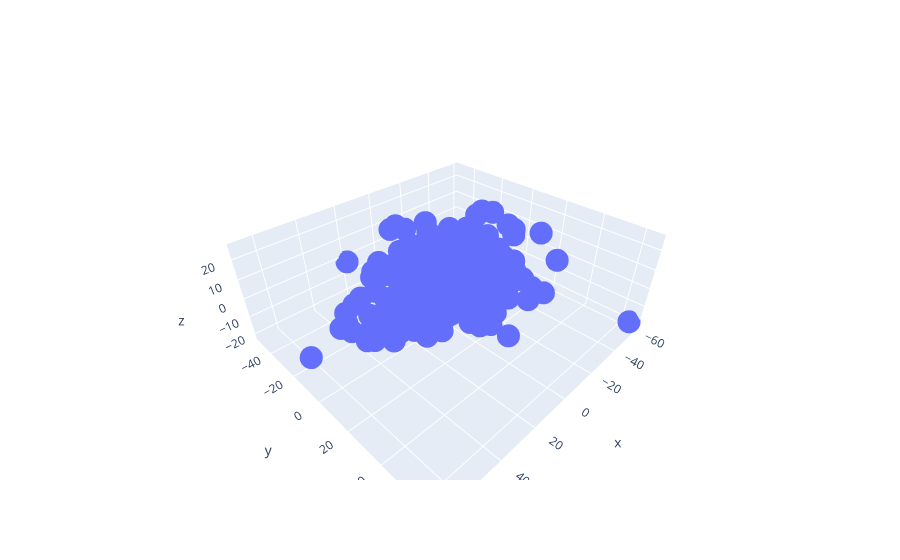

Write notebook code for a chart like this one.
### Code cell
import plotly.graph_objects as go
N = 7

dots = go.Scatter3d(x=reduced_data[:,0], y=reduced_data[:,1], z=reduced_data[:,2], mode='markers')

fig = go.Figure(data=[dots])
fig.show()

### Figure 1 — Plotly figure (JSON) as saved in the notebook; plotly's stock layout.template omitted (floating-point values rounded to 4 significant figures; data arrays with more than 128 entries replaced by an {"elided": "..."} marker saying what was removed)
{"data": [{"mode": "markers", "type": "scatter3d", "x": {"elided": "500 float values"}, "y": {"elided": "500 float values"}, "z": {"elided": "500 float values"}}], "layout": {}}
